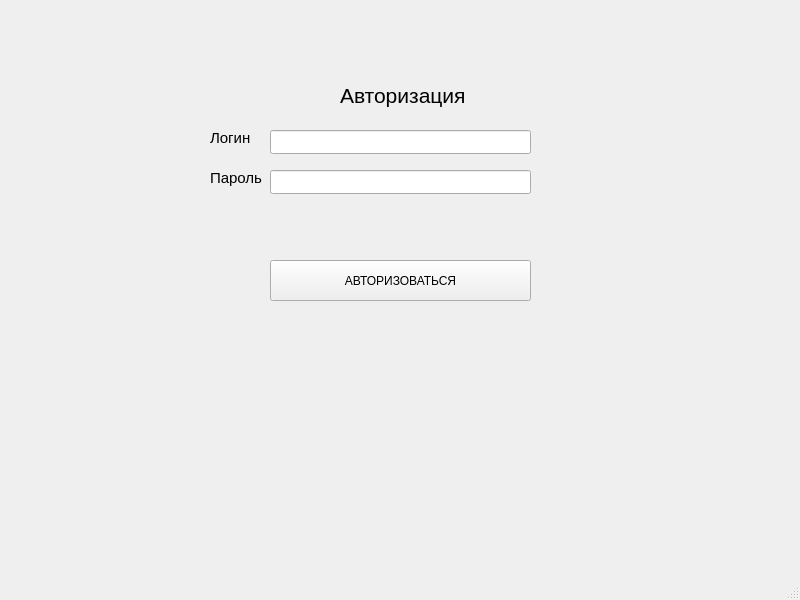
<?xml version="1.0" encoding="UTF-8"?>
<ui version="4.0">
 <class>MainWindow</class>
 <widget class="QMainWindow" name="MainWindow">
  <property name="geometry">
   <rect>
    <x>0</x>
    <y>0</y>
    <width>800</width>
    <height>600</height>
   </rect>
  </property>
  <property name="windowTitle">
   <string>MainWindow</string>
  </property>
  <widget class="QWidget" name="centralwidget">
   <widget class="QPushButton" name="AVTO">
    <property name="geometry">
     <rect>
      <x>270</x>
      <y>260</y>
      <width>261</width>
      <height>41</height>
     </rect>
    </property>
    <property name="text">
     <string>АВТОРИЗОВАТЬСЯ</string>
    </property>
   </widget>
   <widget class="QLabel" name="label">
    <property name="geometry">
     <rect>
      <x>340</x>
      <y>80</y>
      <width>141</width>
      <height>31</height>
     </rect>
    </property>
    <property name="font">
     <font>
      <pointsize>16</pointsize>
     </font>
    </property>
    <property name="layoutDirection">
     <enum>Qt::LeftToRight</enum>
    </property>
    <property name="text">
     <string>Авторизация</string>
    </property>
    <property name="margin">
     <number>-1</number>
    </property>
   </widget>
   <widget class="QLabel" name="label_2">
    <property name="geometry">
     <rect>
      <x>210</x>
      <y>130</y>
      <width>81</width>
      <height>16</height>
     </rect>
    </property>
    <property name="font">
     <font>
      <pointsize>11</pointsize>
     </font>
    </property>
    <property name="text">
     <string>Логин</string>
    </property>
   </widget>
   <widget class="QLabel" name="label_3">
    <property name="geometry">
     <rect>
      <x>210</x>
      <y>170</y>
      <width>61</width>
      <height>16</height>
     </rect>
    </property>
    <property name="font">
     <font>
      <pointsize>11</pointsize>
     </font>
    </property>
    <property name="text">
     <string>Пароль</string>
    </property>
   </widget>
   <widget class="QLineEdit" name="lineEdit">
    <property name="geometry">
     <rect>
      <x>270</x>
      <y>130</y>
      <width>261</width>
      <height>24</height>
     </rect>
    </property>
   </widget>
   <widget class="QLineEdit" name="lineEdit_2">
    <property name="geometry">
     <rect>
      <x>270</x>
      <y>170</y>
      <width>261</width>
      <height>24</height>
     </rect>
    </property>
   </widget>
  </widget>
  <widget class="QStatusBar" name="statusbar"/>
 </widget>
 <resources/>
 <connections/>
</ui>
